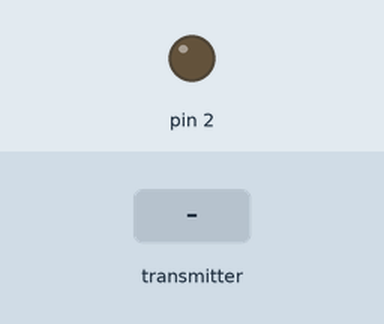
Recording of a sketch running on a simulated Arduino Uno, built with avr-gcc and run on an emulated ATmega328P. Shown: output pins drawn as LEDs (lit = HIGH). The inputs (shaded band) are chosen by the test bench. Random numbers use the default seed unless the sketch sets one; no radio packets arrive unless stated.

Above: at 1.2 s.
1.3 s: the transmitter starts sending leftStick = 0
At 1.9 s:
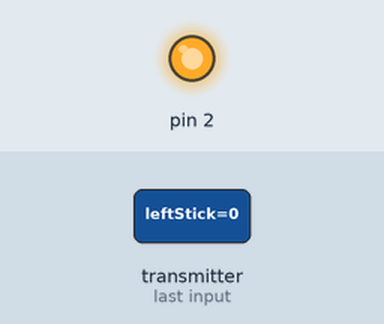
Timing chart, 0 to 4.3 s (numbered marks = the images above; inputs shaded):
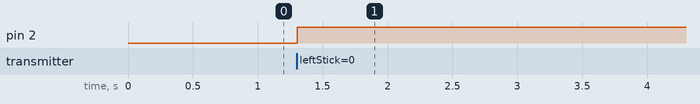

The sketch:

Receiver.ino
```cpp
#include "ReciverFunctions.h"

void setup() {
  reciveSetup();
}

void loop() {
  reciveLoop();
  // Bitte nicht länger als 50ms Brauchen. Sonst gehen Pakete verloren

  //--------- Beispiel Anfang----------
  sendPackage.timestamp++;
  sendPackage.akku = random(100);
  sendPackage.userValue_1 = 100;
  sendPackage.userValue_2 = 56900;
  // Maximal 24 Zeichen (eine Zeile gerade)
  strncpy(sendPackage.string, "Hallo, ein Text", sizeof(sendPackage.string));
  //--------- Beispiel Ende----------
}

void reactToPackage() {
  // Hier bitte den Code einfügen
  //, auf den reagiert werden soll, wenn neue Daten rein gekommen sind
  // Gerne auch, auf den Menue Button reagieren um zu sehen, wann die Fernbedinung nichts mehr senden wird.
  /*bool leftStick = 0;
  bool rightStick = 0;
  bool left1 = 0;
  bool left2 = 0;
  bool right1 = 0;
  bool right2 = 0;
  bool switchTop = 0;
  bool menueButton = 0;
  unsigned int leftStickX = 512;
  unsigned int leftStickY = 512;
  unsigned int rightStickX = 512;
  unsigned int rightStickY = 512;
  int validate = validateNumber;*/
}

void reactToTimeout() {
  // Hier code, der auf einen Timeout reagieren soll einfügen
  // Achtung, wenn der Menue Button gedrückt wird kommt ein Timeout, aber der Menue Button ist TRUE
}
```

ReciverFunctions.h
```cpp
//#define DEBUG_CONSOLE        // Deaktiviert die Console WIRD EMPFOHLEN ZU DEAKTIVIEREN
#include <SPI.h>
#include <nRF24L01.h>
#include <RF24.h>

extern void reactToPackage();
extern void reactToTimeout();

// Structs and min Values
int missingPackages = 0;
int validateNumber = 56986;         // -> Diese Nummer stellt sicher, das das Empfangene Paket auch zu MEINER Fernbedienung gehört. Muss also mit der in der Fernbedienung übereinstimmen
char addrRfSend[6] = "00001";
char addrRfRecive[6] = "00000";

unsigned long timeout = millis();
unsigned int timeoutDiff = 100;

// Bitte nicht verändern, außer sie wird auch in der Fernbedineung verändert.
typedef struct
{
  bool leftStick = 0;
  bool rightStick = 0;
  bool left1 = 0;
  bool left2 = 0;
  bool right1 = 0;
  bool right2 = 0;
  bool switchTop = 0;
  bool menueButton = 0;
  unsigned long buttonStates = 0;
  unsigned int leftStickX = 512;
  unsigned int leftStickY = 512;
  unsigned int rightStickX = 512;
  unsigned int rightStickY = 512;
  int validate = validateNumber;
}
Input_State;

// Diese struct muss 100% mit dem Struct in der Fernbedienung übereinstimmen 100%
typedef struct
{
  unsigned long timestamp = 0;
  char akku = 190;
  int userValue_1 = 0;
  int userValue_2 = 0;
  char string[25];
  int validate = validateNumber;
  // Alles was ihr so empfangen wollt, muss aber auch bei Fernbedienung angepasst werden
}
Send_Package;

#define RADIO_CE 5
#define RADIO_CS 4
RF24 radio(RADIO_CE, RADIO_CS);
Input_State recivePackage;
Send_Package sendPackage;

void reciveSetup() {
#ifdef DEBUG_CONSOLE
  Serial.begin(115200);
  Serial.println("Starte Programm und deffiniere Pins");
#endif
  radio.begin();                       // Initialisirung des Senders
#ifdef DEBUG_CONSOLE
  Serial.println(radio.isChipConnected());
#endif
  radio.setPALevel(RF24_PA_MIN);       // Sendestärke auf LOW setzen, umw eniger störungen in Räumen zu bekommen
  radio.stopListening();
  byte adressTemp[6];
  for (int dd = 0; dd < 6; dd++) {
    adressTemp[dd] = (byte) addrRfSend[dd];
  }
  radio.openWritingPipe(adressTemp);
  radio.stopListening();
  adressTemp[6];
  for (int dd = 0; dd < 6; dd++) {
    adressTemp[dd] = (byte) addrRfRecive[dd];
  }
  radio.openReadingPipe(1, adressTemp);
  radio.startListening();
  timeout = millis();
  pinMode(2, OUTPUT);
}


void reciveLoop() {
  if (millis() - timeout >= timeoutDiff) {
    // Pakete verloren gegangen
#ifdef DEBUG_CONSOLE
    Serial.print("Timeout: ");
    Serial.print(millis());
    Serial.print(" - ");
    Serial.print(timeout);
    Serial.print(" >=" );
    Serial.println(timeoutDiff);
#endif
    missingPackages++;
    reactToTimeout();
    timeout = millis();
    digitalWrite(2, LOW);   // turn the LED off
  }
  // Empfangen
  if (radio.available()) {
    radio.read( &recivePackage, sizeof(Input_State) );
    if (recivePackage.validate == validateNumber) {
      reactToPackage();
      timeout = millis();
      digitalWrite(2, HIGH);   // turn the LED on
      missingPackages = 0;
#ifdef DEBUG_CONSOLE
      //Serial.println("empfangen");
      Serial.println("Paket empfangen: ");
      Serial.print("leftStickY: ");
      Serial.println(recivePackage.leftStickY);
      Serial.print("leftStickX: ");
      Serial.println(recivePackage.leftStickX);
      Serial.print("rightStickY: ");
      Serial.println(recivePackage.rightStickY);
      Serial.print("rightStickX: ");
      Serial.println(recivePackage.rightStickX);
      Serial.print("menueButton: ");
      Serial.println(recivePackage.menueButton);
      Serial.print("leftStick: ");
      Serial.println(recivePackage.leftStick);
      Serial.print("rightStick: ");
      Serial.println(recivePackage.rightStick);
      Serial.print("left1: ");
      Serial.println(recivePackage.left1);
      Serial.print("left2: ");
      Serial.println(recivePackage.left2);
      Serial.print("right1: ");
      Serial.println(recivePackage.right1);
      Serial.print("right2: ");
      Serial.println(recivePackage.right2);
      Serial.print("switchTop: ");
      Serial.println(recivePackage.switchTop);
      Serial.print("validate: ");
      Serial.println(recivePackage.validate);
#endif
      // Senden Back
      radio.stopListening();
      radio.write(&sendPackage, sizeof(Send_Package));
      radio.startListening();
    } else {
      missingPackages++;
    }
  }
}
```

Measured:
- after the input at 1.3 s, pin 2: LOW → HIGH at once
